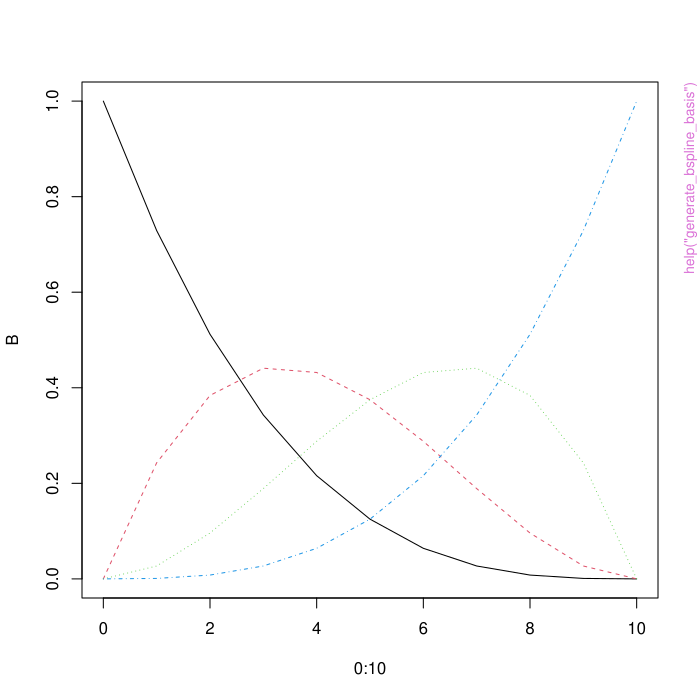

R code for this plot:
pkgname <- "SplineHazardRegression"
source(file.path(R.home("share"), "R", "examples-header.R"))
options(warn = 1)
options(pager = "console")
base::assign(".ExTimings", "SplineHazardRegression-Ex.timings", pos = 'CheckExEnv')
base::cat("name\tuser\tsystem\telapsed\n", file=base::get(".ExTimings", pos = 'CheckExEnv'))
base::assign(".format_ptime",
function(x) {
  if(!is.na(x[4L])) x[1L] <- x[1L] + x[4L]
  if(!is.na(x[5L])) x[2L] <- x[2L] + x[5L]
  options(OutDec = '.')
  format(x[1L:3L], digits = 7L)
},
pos = 'CheckExEnv')

### * </HEADER>
library('SplineHazardRegression')

base::assign(".oldSearch", base::search(), pos = 'CheckExEnv')
base::assign(".old_wd", base::getwd(), pos = 'CheckExEnv')
cleanEx()
nameEx("etsim")
### * etsim

flush(stderr()); flush(stdout())

base::assign(".ptime", proc.time(), pos = "CheckExEnv")
### Name: etsim
### Title: Simulate time-to-event data
### Aliases: etsim

### ** Examples

    #Generate input for a b-spline hazard and piecewise exponential survival censoring
    knots = c(0, 1, 3, 6, 10, NA, NA)
    betac = 1 * c(0.05, 0.05, 0.05, 0.05, 0.40, 0.1, 0.05)
    HParm = data.frame(knots, betac) # 'A Simple B-Spline'
    cll = c(0, 5)
    cup = c(5, 10)
    cih = c(0.0125, 0.025)
    CParm = data.frame(cll, cup, cih) # 'Light Censoring'
    INPUTS = etsim_inputs( HParam=HParm, CParam=CParm)

    #Then, we can generate the time-to event data
    SimDat = etsim(INPUTS)
    table( SimDat$status )




base::assign(".dptime", (proc.time() - get(".ptime", pos = "CheckExEnv")), pos = "CheckExEnv")
base::cat("etsim", base::get(".format_ptime", pos = 'CheckExEnv')(get(".dptime", pos = "CheckExEnv")), "\n", file=base::get(".ExTimings", pos = 'CheckExEnv'), append=TRUE, sep="\t")
cleanEx()
nameEx("etsim_inputs")
### * etsim_inputs

flush(stderr()); flush(stdout())

base::assign(".ptime", proc.time(), pos = "CheckExEnv")
### Name: etsim_inputs
### Title: Generate hazard and censoring distributions
### Aliases: etsim_inputs

### ** Examples

    #Generate input for a b-spline hazard simulation with piecewise exponential survival censoring
    knots = c(0, 1, 3, 6, 10, NaN, NaN )
    betac = 1 * c(0.05, 0.05, 0.05, 0.05, 0.40, 0.1, 0.05)
    HParm = data.frame(knots, betac) # 'A Simple B-Spline'
    cll = c(0, 5)
    cup = c(5, 10)
    cih = c(0.0125, 0.025)
    CParm = data.frame(cll, cup, cih) # 'Light Censoring'
    INPUTS = etsim_inputs( HParam=HParm, CParam=CParm )




base::assign(".dptime", (proc.time() - get(".ptime", pos = "CheckExEnv")), pos = "CheckExEnv")
base::cat("etsim_inputs", base::get(".format_ptime", pos = 'CheckExEnv')(get(".dptime", pos = "CheckExEnv")), "\n", file=base::get(".ExTimings", pos = 'CheckExEnv'), append=TRUE, sep="\t")
cleanEx()
nameEx("generate_bspline_basis")
### * generate_bspline_basis

flush(stderr()); flush(stdout())

base::assign(".ptime", proc.time(), pos = "CheckExEnv")
### Name: generate_bspline_basis
### Title: Generate B-Spline basis
### Aliases: generate_bspline_basis

### ** Examples

# A basis of cubic B-splines with no interior points
B = generate_bspline_basis( time = 0:10, Interior.knots=c(), Boundary.knots=c(0,10) )
B
# Note that B has 4=3+1 functions (as many as the order of cubic B-splines)
# we can plot the basis using matplot
matplot( 0:10, B, type="l")




base::assign(".dptime", (proc.time() - get(".ptime", pos = "CheckExEnv")), pos = "CheckExEnv")
base::cat("generate_bspline_basis", base::get(".format_ptime", pos = 'CheckExEnv')(get(".dptime", pos = "CheckExEnv")), "\n", file=base::get(".ExTimings", pos = 'CheckExEnv'), append=TRUE, sep="\t")
### * <FOOTER>
###
cleanEx()
options(digits = 7L)
base::cat("Time elapsed: ", proc.time() - base::get("ptime", pos = 'CheckExEnv'),"\n")
grDevices::dev.off()
###
### Local variables: ***
### mode: outline-minor ***
### outline-regexp: "\\(> \\)?### [*]+" ***
### End: ***
quit('no')
